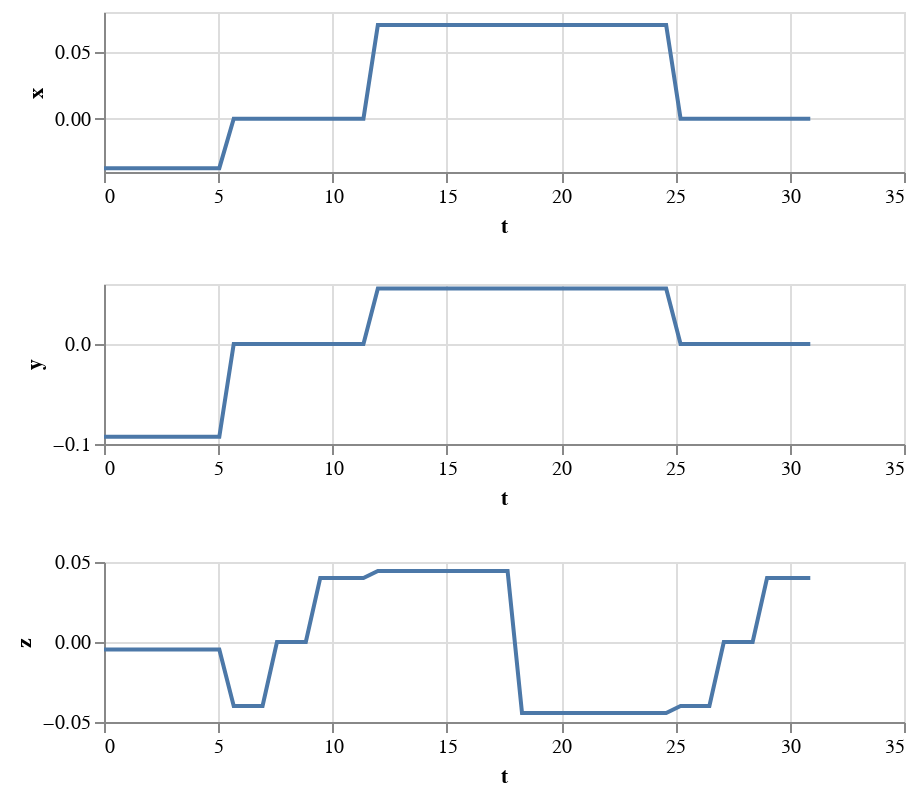

Source (notebook cell):
### Markdown cell above
# Putting it all together

In the visualization above, we animated the plan, but did not actually command the robot!  Let's put our grasping trajectories back together with our Jacobian-based controller.

The first thing you might have noticed is that the Jacobian controller takes spatial velocities as input.  But so far we have trajectories for positions and orientations.  Let's differentiate them to get the velocities.

### Code cell
traj_v_G = traj_p_G.MakeDerivative()
traj_w_G = traj_R_G.MakeDerivative()

data = dataframe(traj_v_G, np.linspace(traj_v_G.start_time(), traj_v_G.end_time()), ['x','y','z'])
alt.vconcat(
  alt.Chart(data).mark_line().encode(x='t', y='x').properties(height=80),
  alt.Chart(data).mark_line().encode(x='t', y='y').properties(height=80),
  alt.Chart(data).mark_line().encode(x='t', y='z').properties(height=80),
)

### Figure 1 — Vega-Lite specification as saved in the notebook (floating-point values rounded to 4 significant figures)
{"config": {"view": {"continuousWidth": 400, "continuousHeight": 300}}, "vconcat": [{"mark": "line", "encoding": {"x": {"type": "quantitative", "field": "t"}, "y": {"type": "quantitative", "field": "x"}}, "height": 80}, {"mark": "line", "encoding": {"x": {"type": "quantitative", "field": "t"}, "y": {"type": "quantitative", "field": "y"}}, "height": 80}, {"mark": "line", "encoding": {"x": {"type": "quantitative", "field": "t"}, "y": {"type": "quantitative", "field": "z"}}, "height": 80}], "data": {"name": "data-959e3a1e5fa665846b2fe9575940edc0"}, "$schema": "https://vega.github.io/schema/vega-lite/v4.8.1.json", "datasets": {"data-959e3a1e5fa665846b2fe9575940edc0": [{"t": 0.0, "x": -0.0371, "y": -0.09275, "z": -0.004637}, {"t": 0.6306, "x": -0.0371, "y": -0.09275, "z": -0.004637}, {"t": 1.261, "x": -0.0371, "y": -0.09275, "z": -0.004637}, {"t": 1.892, "x": -0.0371, "y": -0.09275, "z": -0.004637}, {"t": 2.522, "x": -0.0371, "y": -0.09275, "z": -0.004637}, {"t": 3.153, "x": -0.0371, "y": -0.09275, "z": -0.004637}, {"t": 3.784, "x": -0.0371, "y": -0.09275, "z": -0.004637}, {"t": 4.414, "x": -0.0371, "y": -0.09275, "z": -0.004637}, {"t": 5.045, "x": -0.0371, "y": -0.09275, "z": -0.004637}, {"t": 5.676, "x": -1.388e-17, "y": 0.0, "z": -0.04}, {"t": 6.306, "x": -1.388e-17, "y": 0.0, "z": -0.04}, {"t": 6.937, "x": -1.388e-17, "y": 0.0, "z": -0.04}, {"t": 7.567, "x": 0.0, "y": 0.0, "z": 0.0}, {"t": 8.198, "x": 0.0, "y": 0.0, "z": 0.0}, {"t": 8.829, "x": 0.0, "y": 0.0, "z": 0.0}, {"t": 9.459, "x": 0.0, "y": 0.0, "z": 0.04}, {"t": 10.09, "x": 0.0, "y": 0.0, "z": 0.04}, {"t": 10.72, "x": 0.0, "y": 0.0, "z": 0.04}, {"t": 11.35, "x": 0.0, "y": 0.0, "z": 0.04}, {"t": 11.98, "x": 0.07032, "y": 0.05552, "z": 0.04441}, {"t": 12.61, "x": 0.07032, "y": 0.05552, "z": 0.04441}, {"t": 13.24, "x": 0.07032, "y": 0.05552, "z": 0.04441}, {"t": 13.87, "x": 0.07032, "y": 0.05552, "z": 0.04441}, {"t": 14.5, "x": 0.07032, "y": 0.05552, "z": 0.04441}, {"t": 15.13, "x": 0.07032, "y": 0.05552, "z": 0.04441}, {"t": 15.77, "x": 0.07032, "y": 0.05552, "z": 0.04441}, {"t": 16.4, "x": 0.07032, "y": 0.05552, "z": 0.04441}, {"t": 17.03, "x": 0.07032, "y": 0.05552, "z": 0.04441}, {"t": 17.66, "x": 0.07032, "y": 0.05552, "z": 0.04441}, {"t": 18.29, "x": 0.07032, "y": 0.05552, "z": -0.04441}, {"t": 18.92, "x": 0.07032, "y": 0.05552, "z": -0.04441}, {"t": 19.55, "x": 0.07032, "y": 0.05552, "z": -0.04441}, {"t": 20.18, "x": 0.07032, "y": 0.05552, "z": -0.04441}, {"t": 20.81, "x": 0.07032, "y": 0.05552, "z": -0.04441}, {"t": 21.44, "x": 0.07032, "y": 0.05552, "z": -0.04441}, {"t": 22.07, "x": 0.07032, "y": 0.05552, "z": -0.04441}, {"t": 22.7, "x": 0.07032, "y": 0.05552, "z": -0.04441}, {"t": 23.33, "x": 0.07032, "y": 0.05552, "z": -0.04441}, {"t": 23.96, "x": 0.07032, "y": 0.05552, "z": -0.04441}, {"t": 24.59, "x": 0.07032, "y": 0.05552, "z": -0.04441}, {"t": 25.22, "x": 0.0, "y": -2.25e-34, "z": -0.04}, {"t": 25.86, "x": 0.0, "y": -2.25e-34, "z": -0.04}, {"t": 26.49, "x": 0.0, "y": -2.25e-34, "z": -0.04}, {"t": 27.12, "x": 0.0, "y": 0.0, "z": 0.0}, {"t": 27.75, "x": 0.0, "y": 0.0, "z": 0.0}, {"t": 28.38, "x": 0.0, "y": 0.0, "z": 0.0}, {"t": 29.01, "x": 0.0, "y": -1.5e-34, "z": 0.04}, {"t": 29.64, "x": 0.0, "y": -1.5e-34, "z": 0.04}, {"t": 30.27, "x": 0.0, "y": -1.5e-34, "z": 0.04}, {"t": 30.9, "x": 0.0, "y": -1.5e-34, "z": 0.04}]}}
